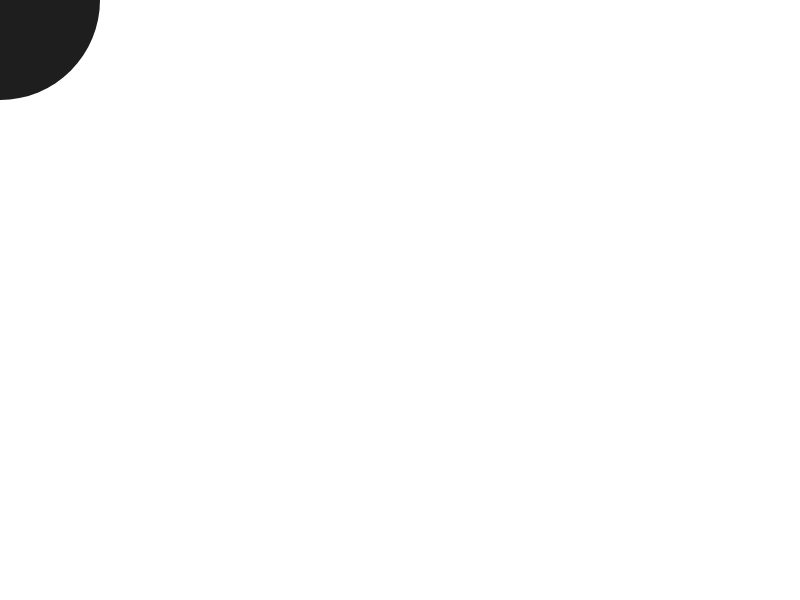
Frame 1 (no input)
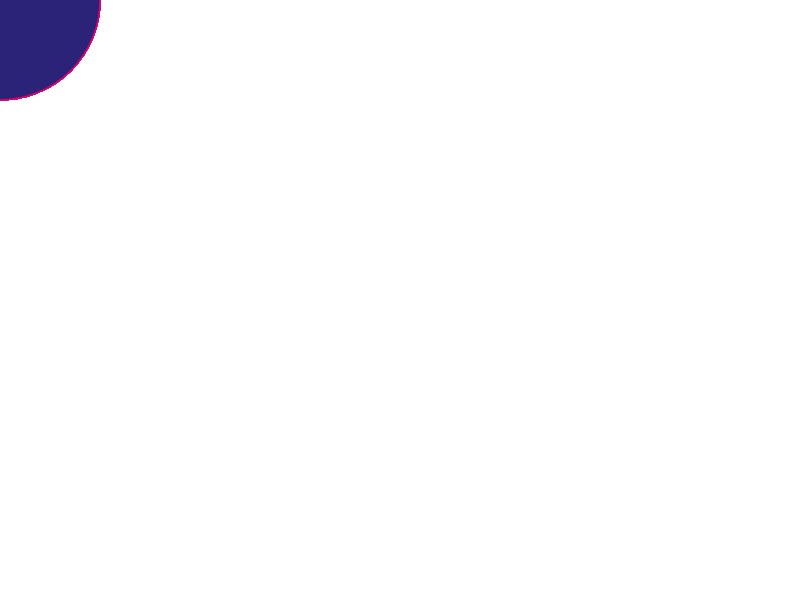
Frame 60 (no input)
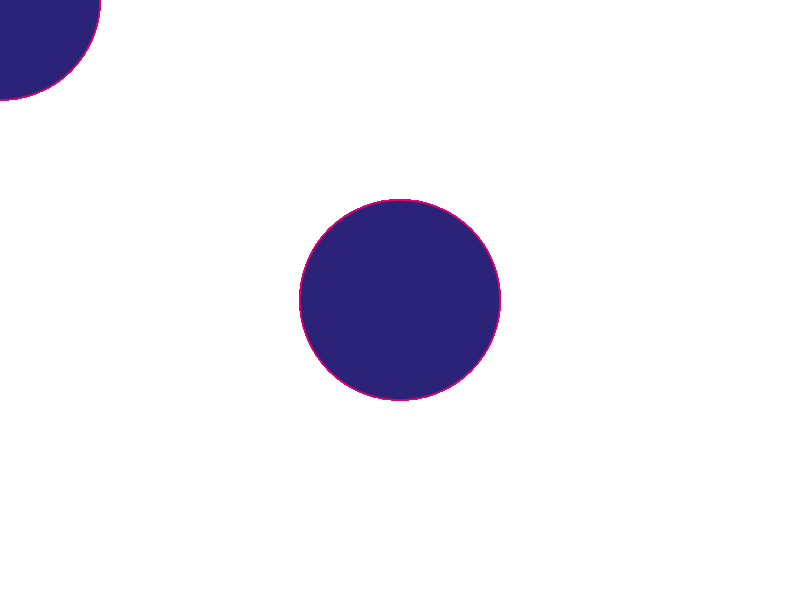
Frame 120 (the mouse pressed at the canvas centre since frame 60)

The p5.js sketch that drew these frames (run headless with seeded random() and noise() and a simulated clock; from frame 60 on, the mouse is pressed at the canvas centre):

// p5.js sketch
// ── sketch.js

function setup() {
  createCanvas(displayWidth, displayHeight);
  fill(30);
  noStroke();
}

function draw() {
  ellipse(mouseX, mouseY, 200, 200);
  ellipseMode(CENTER);
  stroke(226, 0, 115);
  strokeWeight(1.3);
  fill(43, 35, 120);
}
